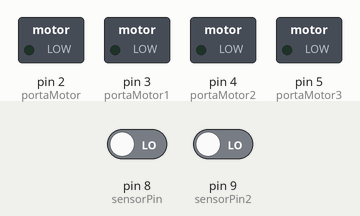
Recording of a sketch running on a simulated Arduino Uno, built with avr-gcc and run on an emulated ATmega328P. Shown: switched loads named in the sketch (green lamp = pin HIGH). The test bench sets the inputs (shaded band); at power-on: pin 8 (sensorPin) LOW, pin 9 (sensorPin2) LOW.

Above: at 1.2 s.
1.3 s: pin 8 (sensorPin) driven HIGH
At 2.5 s:
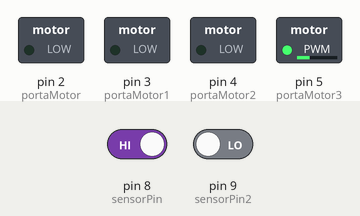
2.8 s: pin 9 (sensorPin2) driven HIGH
At 3.8 s:
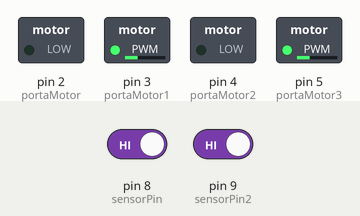
4.3 s: pin 8 (sensorPin) driven LOW
At 5.0 s:
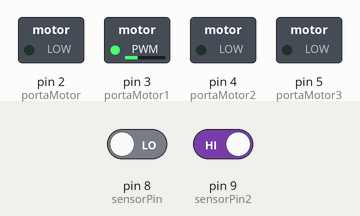
Timing chart, 0 to 7.3 s (numbered marks = the images above; inputs shaded):
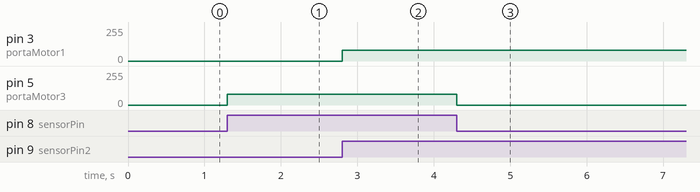

The sketch:

sl2.ino
```cpp
int portaMotor = 2;
int portaMotor1 = 3;
int portaMotor2 = 4;
int portaMotor3 = 5;

int sensorPin = 8;  //sensor Esquerda
int sensorPin2 = 9;
/*
int sensorPin3 = 10;
int sensorPin4 = 11;
int sensorPin5 = 12; //sensor direita*/

int estado1;
int estado2;
/*int estado3;
int estado4;
int estado5;         //variável utilizada armazenar o estado do sensor
*/

int trigPin = 6;
int echoPin = 7;
long duration, cm;

void setup() {
  Serial.begin (9600);
  pinMode(trigPin, OUTPUT);
  pinMode(echoPin, INPUT);

  pinMode(portaMotor, OUTPUT);
  pinMode(portaMotor1, OUTPUT);
  pinMode(portaMotor2, OUTPUT);
  pinMode(portaMotor3, OUTPUT);

  pinMode(sensorPin, INPUT);  //definindo o pino do sensor como entrada
  pinMode(sensorPin2, INPUT);
 /* pinMode(sensorPin3, INPUT);  //definindo o pino do sensor como entrada
  pinMode(sensorPin4, INPUT);
  pinMode(sensorPin5, INPUT);
  */
}

void loop() {

  //motor e sensor de distancia
  /*
  digitalWrite(trigPin, LOW);
  delayMicroseconds(5);
  digitalWrite(trigPin, HIGH);
  delayMicroseconds(10);
  digitalWrite(trigPin, LOW);

  pinMode(echoPin, INPUT);
  duration = pulseIn(echoPin, HIGH);

  cm = (duration/2) / 29.1;

  Serial.print("in, ");
  Serial.print(cm);
  Serial.print("cm");
  Serial.println();

  if(cm<=15){
    analogWrite(portaMotor, 0);
    analogWrite(portaMotor1, 0);
    analogWrite(portaMotor2, 0);
    analogWrite(portaMotor3, 0);
    delay(3000);
  }
  else{
    analogWrite(portaMotor, 128);
    analogWrite(portaMotor1, 0);
    analogWrite(portaMotor2, 0);
    analogWrite(portaMotor3, 128);
  }
  */

// motor e sensor de linha
  estado1 = digitalRead(sensorPin);  //lê o estado do sensor (alto = inativo, baixo = ativo)
  estado2 = digitalRead(sensorPin2);
 /* estado3 = digitalRead(sensorPin3);  //lê o estado do sensor (alto = inativo, baixo = ativo)
  estado4 = digitalRead(sensorPin4);
  estado5 = digitalRead(sensorPin5;
*/
  //verificando se o sensor detectou algum objeto ou não
  if (estado1 == HIGH && estado2 == HIGH) {          //nenhum objeto detectado
    analogWrite(portaMotor, 0);
    analogWrite(portaMotor1, 80);
    analogWrite(portaMotor2, 0);
    analogWrite(portaMotor3, 80);

  } else if (estado1 == LOW && estado2 == HIGH) {    //direita detectado
    analogWrite(portaMotor, 0);
    analogWrite(portaMotor1, 80);
    analogWrite(portaMotor2, 0);
    analogWrite(portaMotor3, 0);

  } else if (estado1  == HIGH && estado2 == LOW) {          //esquerda detectado
    analogWrite(portaMotor, 0);
    analogWrite(portaMotor1, 0);
    analogWrite(portaMotor2, 0);
    analogWrite(portaMotor3, 80);

} else if (estado1 == LOW && estado2 == LOW) {          //os dois detectado
    analogWrite(portaMotor, 0);
    analogWrite(portaMotor1, 0);
    analogWrite(portaMotor2, 0);
    analogWrite(portaMotor3, 0);
  }
}
```

Measured:
- after the input at 1.3 s, pin 5 (portaMotor3): 0/255 → 80/255 at once
- after the input at 2.8 s, pin 3 (portaMotor1): 0/255 → 80/255 at once
- after the input at 4.3 s, pin 5 (portaMotor3): 80/255 → 0/255 at once
